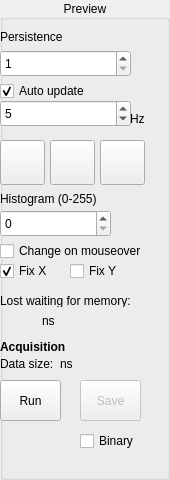
     <widget class="QGroupBox" name="groupBox">
      <property name="sizePolicy">
       <sizepolicy hsizetype="Maximum" vsizetype="MinimumExpanding">
        <horstretch>0</horstretch>
        <verstretch>0</verstretch>
       </sizepolicy>
      </property>
      <property name="minimumSize">
       <size>
        <width>160</width>
        <height>480</height>
       </size>
      </property>
      <property name="title">
       <string>Preview</string>
      </property>
      <property name="alignment">
       <set>Qt::AlignCenter</set>
      </property>
      <property name="flat">
       <bool>false</bool>
      </property>
      <widget class="QPushButton" name="startPreviewButton">
       <property name="geometry">
        <rect>
         <x>0</x>
         <y>140</y>
         <width>45</width>
         <height>45</height>
        </rect>
       </property>
       <property name="sizePolicy">
        <sizepolicy hsizetype="Fixed" vsizetype="Fixed">
         <horstretch>0</horstretch>
         <verstretch>0</verstretch>
        </sizepolicy>
       </property>
       <property name="toolTip">
        <string>Start/Stop preview</string>
       </property>
       <property name="text">
        <string/>
       </property>
      </widget>
      <widget class="QLabel" name="histLabel">
       <property name="geometry">
        <rect>
         <x>0</x>
         <y>190</y>
         <width>105</width>
         <height>17</height>
        </rect>
       </property>
       <property name="text">
        <string>Histogram (0-255)</string>
       </property>
      </widget>
      <widget class="QPushButton" name="savePreviewButton">
       <property name="geometry">
        <rect>
         <x>50</x>
         <y>140</y>
         <width>45</width>
         <height>45</height>
        </rect>
       </property>
       <property name="sizePolicy">
        <sizepolicy hsizetype="Fixed" vsizetype="Fixed">
         <horstretch>0</horstretch>
         <verstretch>0</verstretch>
        </sizepolicy>
       </property>
       <property name="toolTip">
        <string>Save current display values</string>
       </property>
       <property name="text">
        <string/>
       </property>
      </widget>
      <widget class="QPushButton" name="resetDisplayButton">
       <property name="geometry">
        <rect>
         <x>100</x>
         <y>140</y>
         <width>45</width>
         <height>45</height>
        </rect>
       </property>
       <property name="sizePolicy">
        <sizepolicy hsizetype="Fixed" vsizetype="Fixed">
         <horstretch>0</horstretch>
         <verstretch>0</verstretch>
        </sizepolicy>
       </property>
       <property name="toolTip">
        <string>Reset display axes</string>
       </property>
       <property name="text">
        <string/>
       </property>
      </widget>
      <widget class="QSpinBox" name="histField">
       <property name="geometry">
        <rect>
         <x>0</x>
         <y>210</y>
         <width>111</width>
         <height>27</height>
        </rect>
       </property>
       <property name="maximum">
        <number>255</number>
       </property>
      </widget>
      <widget class="QLabel" name="waitCyclesLabel">
       <property name="geometry">
        <rect>
         <x>0</x>
         <y>294</y>
         <width>143</width>
         <height>13</height>
        </rect>
       </property>
       <property name="text">
        <string>Lost waiting for memory:</string>
       </property>
      </widget>
      <widget class="QCheckBox" name="checkFixX">
       <property name="geometry">
        <rect>
         <x>0</x>
         <y>260</y>
         <width>57</width>
         <height>22</height>
        </rect>
       </property>
       <property name="text">
        <string>Fix X</string>
       </property>
       <property name="checked">
        <bool>true</bool>
       </property>
      </widget>
      <widget class="QCheckBox" name="checkFixY">
       <property name="geometry">
        <rect>
         <x>70</x>
         <y>260</y>
         <width>57</width>
         <height>22</height>
        </rect>
       </property>
       <property name="text">
        <string>Fix Y</string>
       </property>
      </widget>
      <widget class="QSpinBox" name="prevFrequency">
       <property name="geometry">
        <rect>
         <x>0</x>
         <y>100</y>
         <width>131</width>
         <height>27</height>
        </rect>
       </property>
       <property name="minimum">
        <number>1</number>
       </property>
       <property name="maximum">
        <number>60</number>
       </property>
       <property name="value">
        <number>5</number>
       </property>
      </widget>
      <widget class="QCheckBox" name="checkAutoUpdate">
       <property name="geometry">
        <rect>
         <x>0</x>
         <y>80</y>
         <width>101</width>
         <height>22</height>
        </rect>
       </property>
       <property name="text">
        <string>Auto update</string>
       </property>
       <property name="checked">
        <bool>true</bool>
       </property>
      </widget>
      <widget class="QLabel" name="ms_2">
       <property name="geometry">
        <rect>
         <x>130</x>
         <y>110</y>
         <width>15</width>
         <height>17</height>
        </rect>
       </property>
       <property name="text">
        <string>Hz</string>
       </property>
      </widget>
      <widget class="QCheckBox" name="checkMouseOver">
       <property name="geometry">
        <rect>
         <x>0</x>
         <y>240</y>
         <width>161</width>
         <height>22</height>
        </rect>
       </property>
       <property name="text">
        <string>Change on mouseover</string>
       </property>
      </widget>
      <widget class="QLabel" name="persistenceLabel">
       <property name="geometry">
        <rect>
         <x>0</x>
         <y>30</y>
         <width>67</width>
         <height>13</height>
        </rect>
       </property>
       <property name="text">
        <string>Persistence</string>
       </property>
      </widget>
      <widget class="QSpinBox" name="persistenceField">
       <property name="geometry">
        <rect>
         <x>0</x>
         <y>50</y>
         <width>131</width>
         <height>27</height>
        </rect>
       </property>
       <property name="minimum">
        <number>1</number>
       </property>
       <property name="maximum">
        <number>10000</number>
       </property>
       <property name="value">
        <number>1</number>
       </property>
      </widget>
      <widget class="QPushButton" name="acqRunButton">
       <property name="geometry">
        <rect>
         <x>0</x>
         <y>380</y>
         <width>61</width>
         <height>41</height>
        </rect>
       </property>
       <property name="text">
        <string>Run</string>
       </property>
      </widget>
      <widget class="QPushButton" name="acqSaveButton">
       <property name="enabled">
        <bool>false</bool>
       </property>
       <property name="geometry">
        <rect>
         <x>80</x>
         <y>380</y>
         <width>61</width>
         <height>41</height>
        </rect>
       </property>
       <property name="text">
        <string>Save</string>
       </property>
      </widget>
      <widget class="QLabel" name="dataSizeDisp">
       <property name="geometry">
        <rect>
         <x>60</x>
         <y>354</y>
         <width>101</width>
         <height>20</height>
        </rect>
       </property>
       <property name="text">
        <string>ns</string>
       </property>
      </widget>
      <widget class="QLabel" name="label_8">
       <property name="geometry">
        <rect>
         <x>0</x>
         <y>354</y>
         <width>56</width>
         <height>20</height>
        </rect>
       </property>
       <property name="text">
        <string>Data size:</string>
       </property>
      </widget>
      <widget class="QLabel" name="waitCyclesLabel_2">
       <property name="geometry">
        <rect>
         <x>0</x>
         <y>340</y>
         <width>71</width>
         <height>13</height>
        </rect>
       </property>
       <property name="font">
        <font>
         <weight>75</weight>
         <bold>true</bold>
        </font>
       </property>
       <property name="text">
        <string>Acquisition</string>
       </property>
      </widget>
      <widget class="QLabel" name="waitCyclesDisp">
       <property name="geometry">
        <rect>
         <x>42</x>
         <y>310</y>
         <width>101</width>
         <height>21</height>
        </rect>
       </property>
       <property name="text">
        <string>ns</string>
       </property>
      </widget>
      <widget class="QCheckBox" name="checkBinary">
       <property name="geometry">
        <rect>
         <x>80</x>
         <y>430</y>
         <width>68</width>
         <height>22</height>
        </rect>
       </property>
       <property name="text">
        <string>Binary</string>
       </property>
      </widget>
     </widget>
